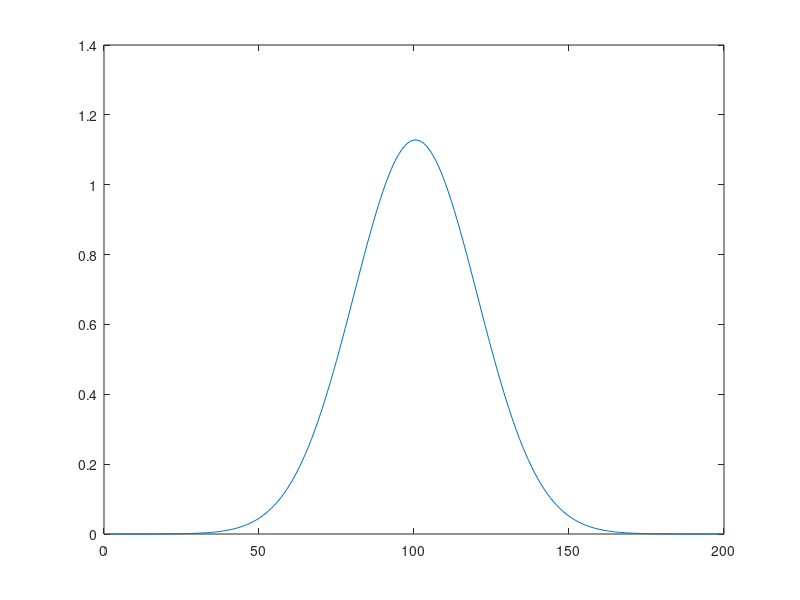

Reproduce this figure in MATLAB. (Note: this script raises an error after producing the figure.)
clear all; clc; close all
global ncall;

% Parameter initialization
t_start = 0.0; t_end = 1;
ro_start = 0; ro_end = 50; % 1200 for discrete time
m = 1000.; % timestamps
n = 199; % grid spaces ! for Pdep to work, choose odd number
tsim = linspace(t_start,t_end,m);
dt = tsim(2)-tsim(1); Fs = 1/dt;
tspan = [t_start t_end];
ro = linspace(ro_start,ro_end,n+1);
L = ro_end - ro_start; % length of space
dx = L/(n + 1.); % dt = tsim/m;

% Boundary conditions
b = 0; % left boundary condition value
c = 0; % right boundary condition value

% Set input
Pdep = 100*normpdf(0,-round(n/2)+1:round(n/2),10)'; % deposition profile
sigma = 5; mu = L/2; K = 10;
Pdep = K * 1/(sigma*sqrt(pi))*exp(-(1/2)*(ro-mu).^2/sigma.^2)';
% u = @(t) 10*(sin(10*pi*t) + 1)*(t<2.5);
% Ptot = 0.7; sigma = 0.05;  MW2keVs = .5;%6.24e21/2.1e19; % Factor to convert to keV
% Pdep = MW2keVs*Ptot/(sigma*sqrt(pi))*exp(-(ro-L/2).^2/sigma.^2);
figure(1)
plot(Pdep)
% u = @(t) sin(2*pi*2*t) - sin(2*pi*7*t); % input over time
u = @(t) sin(2*pi*2*t);

% Initial profile
T0 = 0*sin(2*pi*ro) + 0;
T0(n+1) = c; % constant boundary condition (impose)

% ODE call
reltol = 1.0e-10; abstol=1.0e-10;
options = odeset('RelTol',reltol,'AbsTol',abstol);
% tsim is used in order to force fixed time step
% [t,T] = ode45(@nonlin_eq,tsim,T0,options,u,Pdep,b,dx,n);
% [t,T] = ode15s(@lin_eq,tsim,T0,options,u,Pdep,b,dx,n);
[t,T] = ode45(@nonlin_system,tsim,T0,options,u,Pdep,b,dx,n);
T = T'; % time on collumns
figure(2);
h = surf(t,ro,T)
set(h,'LineStyle','none')
xlabel('t ')
ylabel('\rho')
zlabel('T(x,t)')

%%               
S = T(100,:);
Y = fft(S);
P2 = abs(Y/m);
P1 = P2(1:m/2+1);
P1(2:end-1) = 2*P1(2:end-1);

f = Fs*(0:(m/2))/m;
figure(3)
stem(f(1:10),P1(1:10)) 
title('Single-Sided Amplitude Spectrum of S(t)')
xlabel('f (Hz)')
ylabel('|P1(f)|')